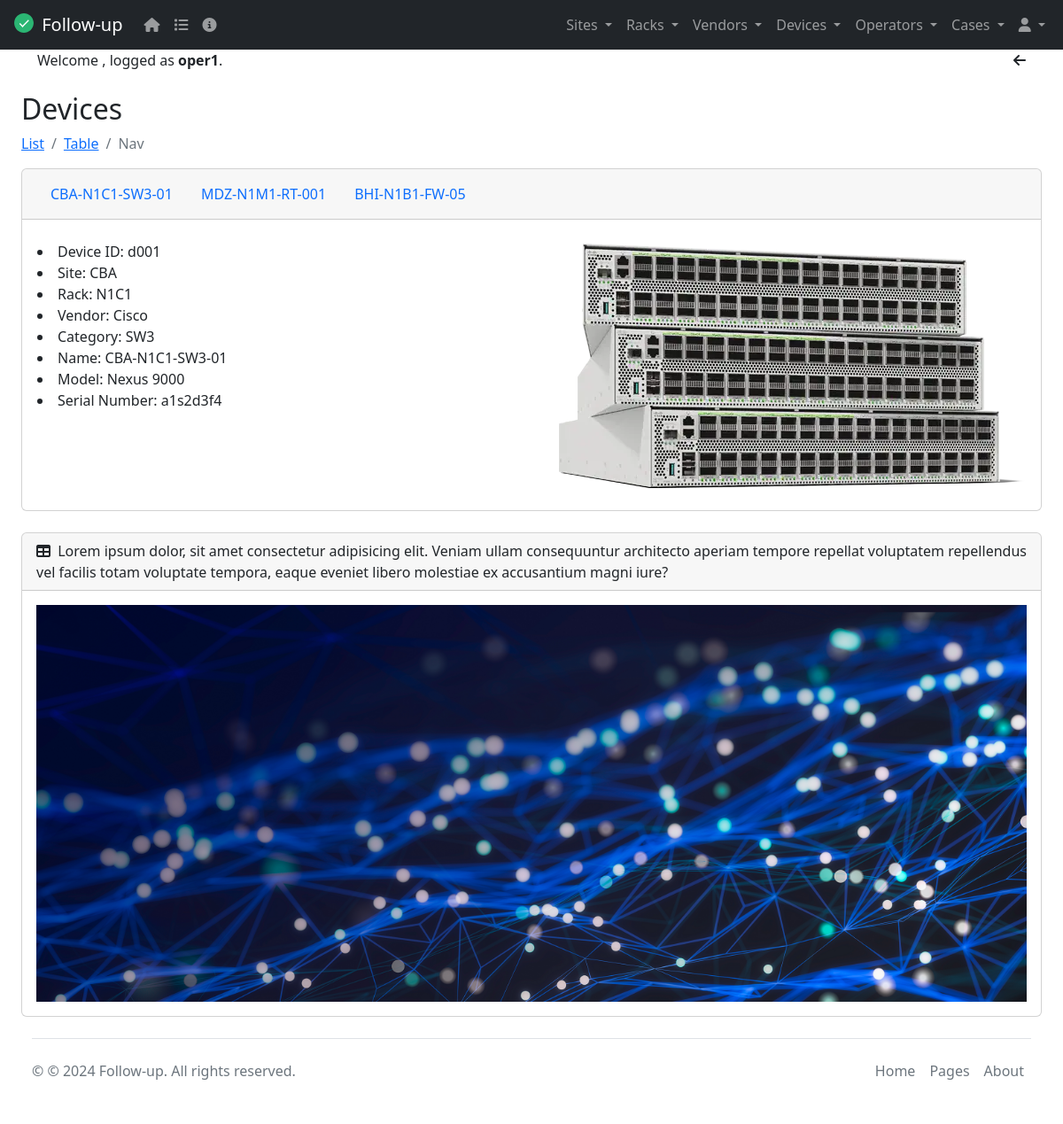
The page /device_nav/1/ (signed in) on the database its author committed.
### tasks/models.py (models this page shows, shortened)
class Device(models.Model):
  CATEGORIES = (
    ('RT', "Router"),
    ('SW2', "Switch L2"),
    ('SW3', "Switch L3"),
    ('FW', "Firewall"),
    ('SR', "Server"),
    ('ST', "Storage")
  )
  deviceId = models.CharField(max_length=6)
  name = models.CharField(max_length=20)
  category = models.CharField(choices=CATEGORIES, max_length=3, null=True)
  model = models.CharField(max_length=20)
  serialNumber = models.CharField(max_length=30)
  site = models.ForeignKey(Site, on_delete=models.CASCADE, null=True)
  rack = ChainedForeignKey(
    Rack,
    on_delete=models.CASCADE,
    null=True,
    related_name='devices',
    chained_field="site",
    chained_model_field="site",
    show_all=False,
    auto_choose=True,
    sort=True)
  vendor = models.ForeignKey(Vendor, on_delete=models.CASCADE, null=True)
  deviceImage = models.ImageField(upload_to='devices', blank=True, null=True, default="/media/static/default.png")
  class Meta():
    verbose_name = 'Device'
    verbose_name_plural = 'Devices'
    ordering = ('deviceId', 'name')
    unique_together = ('deviceId', 'name')

class Site(models.Model):
  siteId = models.CharField(max_length=6)
  name = models.CharField(max_length=20)
  address = models.CharField(max_length=30)
  city = models.CharField(max_length=20)
  country = models.CharField(max_length=20)
  switchowner = models.CharField(max_length=30)
  contact = models.IntegerField(default=0)
  siteImage = models.ImageField(upload_to='sites', blank=True, null=True, default="/media/static/default.png") # default=""
  def __str__(self):
    return self.name
  class Meta():
    verbose_name = 'Site'
    verbose_name_plural = 'Sites'
    ordering = ('siteId', 'name')
    unique_together = ('siteId', 'name')

class Rack(models.Model):
  rackId = models.CharField(max_length=6)
  name = models.CharField(max_length=20)
  site = models.ForeignKey(Site, on_delete=models.CASCADE, null=True)
  rackImage = models.ImageField(upload_to='racks', blank=True, null=True, default="/media/static/default.png") # default=""
  def __str__(self):
    return f"{self.name}"
  class Meta():
    verbose_name = 'Rack'
    verbose_name_plural = 'Racks'
    ordering = ('rackId', 'name')
    unique_together = ('rackId', 'name')

class Vendor(models.Model):
  vendorId = models.CharField(max_length=6)
  name = models.CharField(max_length=20)
  email = models.EmailField()
  contact = models.IntegerField()
  link = models.URLField(max_length=200, blank=True)
  vendorImage = models.ImageField(upload_to='vendors', blank=True, null=True, default="/media/static/default.png")
  def __str__(self):
    return self.name
  class Meta():
    verbose_name = 'Vendor'
    verbose_name_plural = 'Vendors'
    ordering = ('vendorId', 'name')
    unique_together = ('vendorId', 'name')

### tasks/views.py (the view)
# urls.py: path('device_nav/<int:device_id>/', views.device_nav, name='device_nav'),
@login_required
def device_nav(request, device_id):
    device = get_object_or_404(Device, id=device_id)
    devices = Device.objects.all()
    return render(request, 'device_nav.html', {'device': device, 'devices': devices})

### tasks/templates/device_nav.html (shortened to what this page needs)
{% extends 'base.html' %}
{% block content %}
<h2 class="mt-4">Devices</h2>
<nav aria-label="breadcrumb">
  <ol class="breadcrumb">
    <li class="breadcrumb-item"><a href="/devices">List</a></li>
    <li class="breadcrumb-item"><a href="/device_table">Table</a></li>
    <li class="breadcrumb-item active" aria-current="page">Nav</li>
  </ol>
</nav>
<div class="card mb-4">
  <div class="card-header">
    <ul class="nav">
        {% for device in devices %}
          <a class="nav-link" href="{% url 'device_nav' device.id %}">{{ device.name }}</a>
        {% endfor %}
    </ul>
  </div>
  <div class="container" enctype="multipart/form-data">
    <br>
    <div class="row">
      <div class="col-6">
        <li>Device ID: {{device.deviceId}}</li>
        <li>Site: {{device.site}}</li>
        <li>Rack: {{device.rack}}</li>
        <li>Vendor: {{device.vendor}}</li>
        <li>Category: {{device.category}}</li>
        <li>Name: {{device.name}}</li>
        <li>Model: {{device.model}}</li>
        <li>Serial Number: {{device.serialNumber}}</li>
      </div>
      <div class="col-6">
        <div class="row">
          <section>
            <img
            class="img-fluid float-end"
            src="{{ device.deviceImage.url }}"
            alt="{{ device.name }}"/>
          </section>
        </div>
      </div>
    </div>
    <br>
  </div>
</div>
{% endblock %}

### tasks/templates/base.html (shortened to what this page needs)
<!DOCTYPE html>
<html lang="en" data-bs-theme="dark">
  <head>
    <link rel="stylesheet" href="https://cdn.jsdelivr.net/npm/bootstrap@5.2.0/dist/css/bootstrap.min.css">
    <link href="https://cdn.datatables.net/v/dt/jq-3.7.0/jszip-3.10.1/dt-2.0.8/af-2.7.0/b-3.0.2/b-colvis-3.0.2/b-html5-3.0.2/b-print-3.0.2/cr-2.0.3/date-1.5.2/fc-5.0.1/fh-4.0.1/kt-2.12.1/r-3.0.2/rg-1.5.0/rr-1.5.0/sc-2.4.3/sb-1.7.1/sp-2.3.1/sl-2.0.3/sr-1.4.1/datatables.min.css" rel="stylesheet">
    <link rel="stylesheet" href="https://cdnjs.cloudflare.com/ajax/libs/font-awesome/6.5.2/css/all.min.css">
  </head>
  <body>
  {% include 'navbar.html' %}
    <div id="layoutSidenav_content">
      <main>
        <div class="container-fluid px-4">
          {% if user.is_authenticated %}
          <div class="container text-center">
            <div class="row">
              <div class="col">
                <div class="text-start">
                  Welcome <strong>{{request.user.first_name}} {{request.user.last_name}}</strong>,
                  logged as <strong>{{request.user.username}}</strong>.
                </div>
              </div>
              <div class="col col-lg-2">
                <div class="text-end">
                  <i class="fa fa-arrow-left" aria-hidden="true" onclick="window.history.back()"></i>
                </div>
              </div>
            </div>
          </div>
          {% endif %}
          {% block content %}
          {% endblock %}
          {% include 'footer.html' %}
        </div>
      </main>
    </div>
  </body>
</html>

### tasks/templates/base.html (style rules this page uses)
html { scroll-padding-top: 220px; }
body { position: relative; overflow-y: auto; }

### rows shown on the page
Device: name "CBA-N1C1-SW3-01", deviceId "d001", site "CBA", rack "N1C1", vendor "Cisco", category "SW3", model "Nexus 9000", serialNumber "a1s2d3f4", deviceImage (picture)
Device: name "MDZ-N1M1-RT-001"
Device: name "BHI-N1B1-FW-05"

### other values the page prints
{{ request.user.username }} "oper1"
